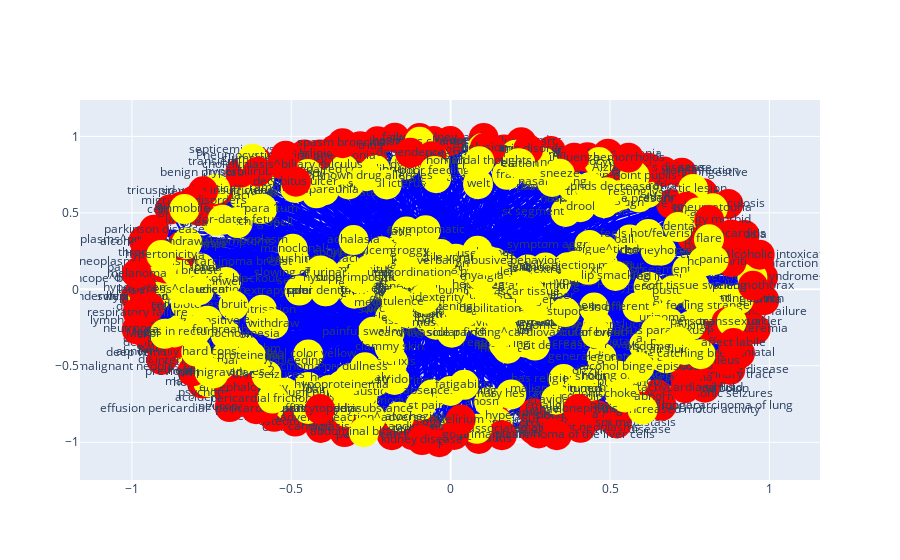

The cell this chart's notebook holds for it:
### Code cell
# Convertendo o grafo em um objeto de rede do Plotly
pos = nx.spring_layout(G)
edge_trace = []
node_trace = []

for edge in G.edges():
    x0, y0 = pos[edge[0]]
    x1, y1 = pos[edge[1]]
    edge_trace.append(go.Scatter(x=[x0, x1], y=[y0, y1], mode="lines", line=dict(color="blue", width=2)))

for node in G.nodes():
    x, y = pos[node]
    node_color = G.nodes[node].get("color", "blue")  # Cor padrão para nós
    node_trace.append(go.Scatter(x=[x], y=[y], mode="markers+text", marker=dict(size=30, color=node_color), text=[node], textfont_size=12))

# Criando a figura do Plotly com os elementos do grafo
fig = go.Figure(data=edge_trace + node_trace, layout=go.Layout(showlegend=False, hovermode="closest"))

# Exibindo a figura interativa
fig.show()
